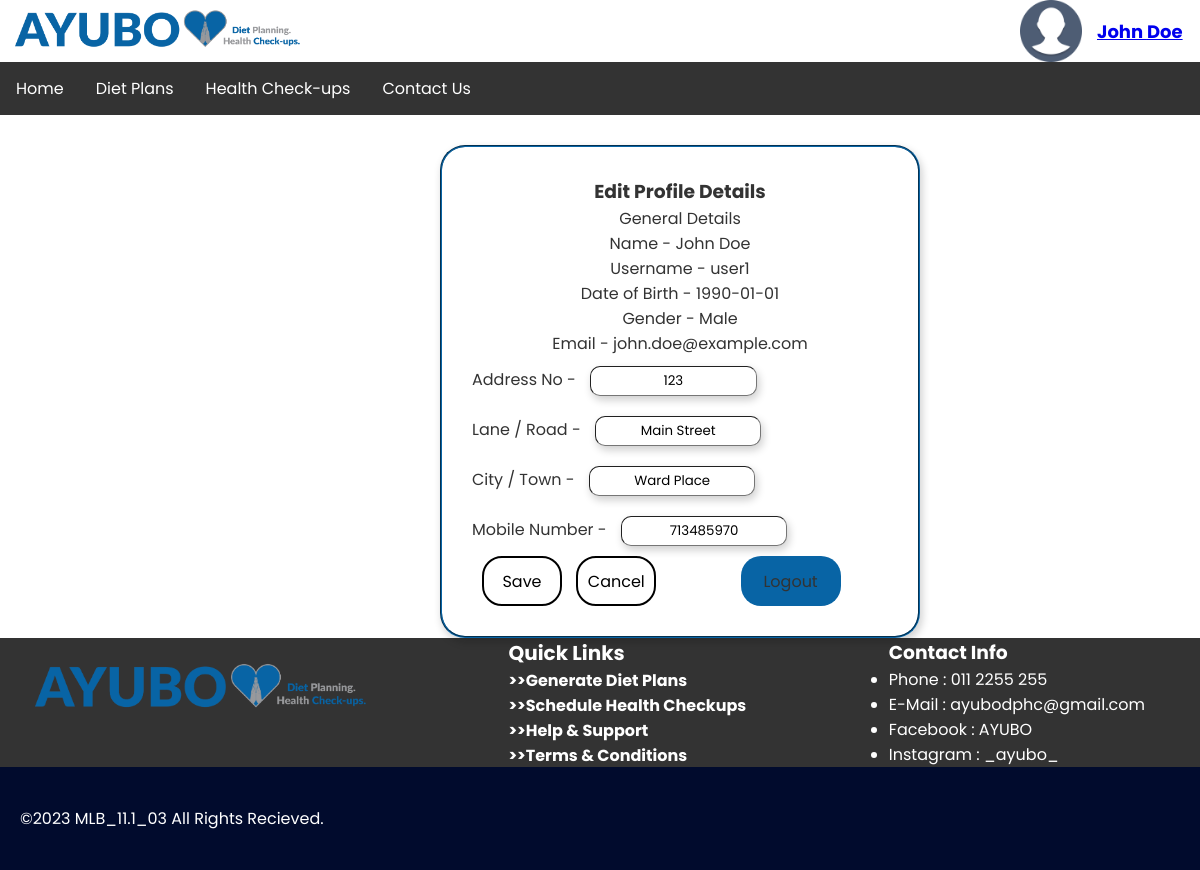
Page /user-profile.php?userID=1 (signed in) on the committed database.
### tables this page shows
CREATE TABLE `reg_user` (
  `UserID` int(6) NOT NULL,
  `Username` varchar(25) DEFAULT NULL,
  `Password` varchar(20) DEFAULT NULL,
  `Fname` varchar(25) DEFAULT NULL,
  `Lname` varchar(25) DEFAULT NULL,
  `AddressNo` varchar(10) DEFAULT NULL,
  `Lane` varchar(100) DEFAULT NULL,
  `Town` varchar(50) DEFAULT NULL,
  `Email` varchar(50) DEFAULT NULL,
  `Gender` varchar(10) DEFAULT NULL,
  `DOB` date DEFAULT NULL,
  `ContactNo` int(10) DEFAULT NULL
);

### user-profile.php (the view, shortened to what this page needs)
<?php
    include('includes\connection.php');
?>
<!DOCTYPE html>
<html>
    <head>
        <link rel="stylesheet" href="http://localhost/iwt/src/styles/user-profile.css">
        <link rel="stylesheet" href="http://localhost/iwt/src/styles/header-2.css">
        <link rel="stylesheet" href="http://localhost/iwt/src/styles/header-1.css">
        <link rel="stylesheet" href="http://localhost/iwt/src/styles/footer.css">
    </head>
<?php
if(isset($_GET['userID'])) {
    $userID = $_GET['userID'];
    $query2 = "SELECT * FROM reg_user WHERE UserID = '$userID' LIMIT 1";
    $result2 = mysqli_query($connection, $query2);
    if ($result2) {
        $record2 = mysqli_fetch_assoc($result2);
        $username = $record2['Username'];
        $first_name = $record2['Fname'];
        $last_name = $record2['Lname'];
        $idp = $record2['AddressNo'];
        $lane = $record2['Lane'];
        $city = $record2['Town'];
        $email = $record2['Email'];
        $gender = $record2['Gender'];
        $birthday = $record2['DOB'];
        $mobile_number = $record2['ContactNo'];
    } else {
        echo "Error: " . $query2 . "<br>" . mysqli_error($connection);
    }
}
?>
    <body>
        <header>
            <div class="header">
                <img src="http://localhost/iwt/src/images/logo.png" class="logo">
                <?php
                if (isset($_SESSION['UserID'])) {
                    echo '
                        <div class="user-profile">
                            <img src="http://localhost/iwt/src/images/profile.png" alt="User Profile Picture" class="profile-picture">
                            <h1 class="username">
                                <a href="http://localhost/iwt/src/user-profile.php?userID='.$_SESSION['UserID'].'">
                                '.$_SESSION['Fname'].' '.$_SESSION['Lname'].
                                '</a>
                            </h1>
                        </div>';
                }
?>
            </div>
                <ul class="navbar">
                    <li><a href="http://localhost/iwt/src/home.php">Home</a></li>
                    <li><a href="http://localhost/iwt/src/diet-plan-page.php">Diet Plans</a></li>
                    <li><a href="http://localhost/iwt/src/packages.php">Health Check-ups</a></li>
                    <li><a href="http://localhost/iwt/src/contact-us.php">Contact Us</a></li>
                </ul>
        </header>
<div class="content"> <div class="text">
            <h3 class="topic">Edit Profile Details</h3>
            <p class="text1">General Details</p>
            <p class="text1">Name - <?php echo $first_name.' '.$last_name; ?></p>
            <p class="text1">Username - <?php echo $username; ?></p>
            <p class="text1">Date of Birth - <?php echo $birthday; ?></p>
            <p class="text1">Gender - <?php echo $gender; ?></p>
            <p class="text1">Email - <?php echo $email; ?></p>
            <form method="post" action='user-profile.php' id="edit-profile-form">
                <p>Address No - <input class="text1" name="idp" value="<?php echo $idp; ?>"></p>
                <p>Lane / Road - <input class="text1" name="lane" value="<?php echo $lane; ?>"></p>
                <p>City / Town - <input class="text1" name="city" value="<?php echo $city; ?>"></p>
                <p>Mobile Number - <input class="text1" name="mobile_number" value="<?php echo $mobile_number; ?>"></p>
                <input type="submit" value="Save" name="save">
                <input type="submit" value="Cancel" name="cancel">
                <?php
                if (isset($_SESSION['UserID'])) {
                     ?>
                          <form action="http://localhost/iwt/src/logout.php" method="POST">
                            <input type="submit" value="Logout" name="logout">
                          </form>
                <?php } ?>
        </div></div>
        <footer class="Footer">
            <div class="foot1">
                    <div class="f1">
                            <div >
                                <img src="http://localhost/iwt/src/images/logo.png" alt="The Logo" class="fimg">
                            </div>
                    </div>
                    <div class="f2">
                        <p>Quick Links</p>
                        <ul>
                            <li><a href="http://localhost/iwt/src/diet-plan-page.php">&gt;&gt;Generate Diet Plans</a></li>
                            <li><a href="http://localhost/iwt/src/packages.php">&gt;&gt;Schedule Health Checkups</a></li>
                            <li><a href="http://localhost/iwt/src/contact-us.php">&gt;&gt;Help & Support</a></li>
                            <li><a href="http://localhost/iwt/src/terms-and-conditions.php">&gt;&gt;Terms & Conditions</a></li>
                    </div>
                <div class="f3">
                    <h3>Contact Info</h3>
                        <ul>
                            <li>Phone : 011 2255 255</li>
                            <li>E-Mail : ayubodphc@gmail.com</li>
                            <li>Facebook : AYUBO</li>
                            <li>Instagram : _ayubo_</li>
                        </ul>
                </div>
            </div>
                <div class="foot2">
                    <p>&copy;2023 MLB_11.1_03 All Rights Recieved.</p>
                </div>
        </footer>
    </body>
</html>

### styles/user-profile.css (style rules this page uses)
* { margin: 0; padding: 0; box-sizing: border-box; font-family: "poppins"; }
.navbar { list-style-type: none; margin: 0; padding: 0; overflow: hidden; background-color: #333; }
.navbar li a { display: block; color: white; text-align: center; padding: 14px 16px; text-decoration: none; float:left; }
.header { display: flex; align-items: center; }
.logo { width: 25%; margin-right: 60%; margin-bottom: 5px ; }
.user-profile { display: flex; align-items: center; }
.profile-picture { width: 62px; height: 62px; margin-right: 0; }
.username { color: black; margin: 0; font-size: 18px; font-weight: bold; }
.content { display:flex; justify-content: center; }
.text { font-family:'Segoe UI', Tahoma, Geneva, Verdana, sans-serif; color:#333333; margin-top:30px; width: 60vh; margin-left:20vh; border-radius: 25px; border-style:groove; box-shadow:2px 4px 8px rgba(10,10,10,0.2); border-width: 2px; padding:30px; border-color: #0864A5; }
.text1 { text-align: center; }
.topic { text-align: center; }
input[class=text1] { width: 40%; height: 30px; margin: 10px; border-radius: 10px; border-width:1px; box-shadow:2px 4px 8px rgba(10,10,10,0.2); text-align: center; }
body { background-color: white; }
input[type='submit'] { background-color: white; border: 2px solid black; color: black; width:80px; height:50px; border-radius: 20px; text-align: center; text-decoration: none; display: inline-block; font-size: 16px; margin-left: 10px; }
input[name='logout'] { background-color:#0864A5; border:none; color: #333333; width:100px; height:50px; border-radius: 20px; text-align: center; text-decoration: none; font-size: 16px; margin-left:80px; }

### styles/header-2.css (style rules this page uses)
* { margin: 0; padding: 0; box-sizing: border-box; font-family: "poppins"; }
.navbar { list-style-type: none; margin: 0; padding: 0; overflow: hidden; background-color: #333; }
.navbar li a { display: block; color: white; text-align: center; padding: 14px 16px; text-decoration: none; float:left; }
.header { display: flex; align-items: center; }
.logo { width: 25%; padding-left: 15px; margin-right: 60%; margin-bottom: 5px ; }
.user-profile { display: flex; align-items: center; }
.profile-picture { width: 62px; height: 62px; margin-right: 15px; }
.username { color: black; margin: 0; font-size: 18px; font-weight: bold; }

### styles/header-1.css (style rules this page uses)
* { margin: 0; padding: 0; box-sizing: border-box; font-family: "poppins"; }
.navbar { list-style-type: none; margin: 0; padding: 0; overflow: hidden; background-color: #333; }
.navbar li a { display: block; color: white; text-align: center; padding: 14px 16px; text-decoration: none; float:left; }
.header { display: flex; align-items: center; }
.logo { width: 25%; padding-left: 15px; margin-right: 60%; margin-bottom: 5px ; }

### styles/footer.css (style rules this page uses)
* { margin: 0; padding: 0; box-sizing: border-box; font-family: "poppins"; }
.Footer { margin:0; background-color:#333 ; height: 29vh; display: flex; flex-direction: column; }
.fimg { padding-top:15px; padding-left:35px; height:10vh; }
.foot1 { display:flex; flex-direction: row; justify-content: space-between; height: 23vh; }
.f2 { height: 14vh; }
.f2 p { color:white; font-size: 20px; font-weight:bold; }
.f2 a { font-weight:bold; color:white; text-decoration: none; }
.f2 ul { color:white; list-style: none; }
.f3 { margin-right:15px; padding-right:40px; color:white; }
.foot2 { padding-left: 20px; height: 29vh; margin-bottom: 0px; background-color: #010b2d; display: flex; align-items:center; }
.foot2 p { color:white; }

### rows in the picture
reg_user: Fname "John", Lname "Doe", Username "user1", DOB "1990-01-01", Gender "Male", Email "john.doe@example.com", idp "123", lane "Main Street", city "Ward Place", mobile_number "713485970"

### other values in the picture
$_SESSION['Fname'] "John"
$_SESSION['Lname'] "Doe"
